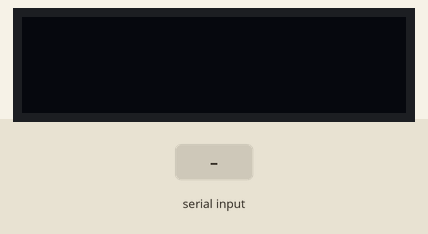
Simulated run of this sketch. Board: Arduino Uno, built with avr-gcc and run on an emulated ATmega328P. Shown: 128×32 one-colour display. The test bench sets the inputs (shaded band). The display library's start-up logo is not drawn; what the sketch prints to the serial monitor is not drawn.

Above: at 2.2 s.
2.3 s: "C" received over the second serial link
At 3.5 s:
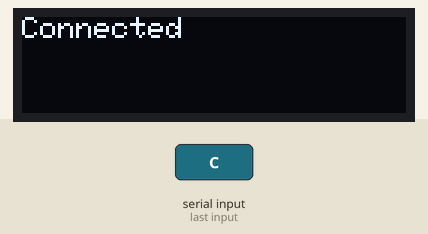
3.8 s: "A" received over the second serial link
At 4.9 s:
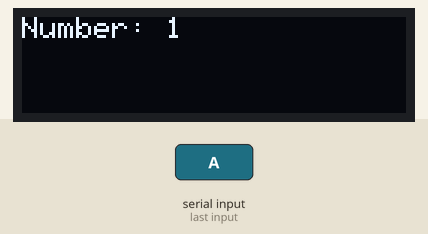
5.4 s: "?" received over the second serial link
At 6.1 s:
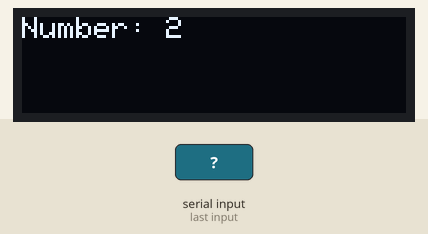
7.0 s: "1" received over the second serial link
At 8.3 s:
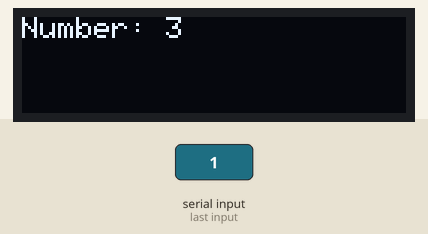
8.6 s: "0" received over the second serial link
At 9.7 s:
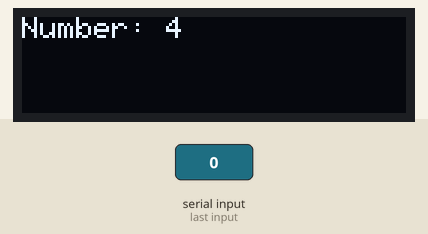
Timing chart, 0 to 11.2 s (numbered marks = the images above; inputs shaded):
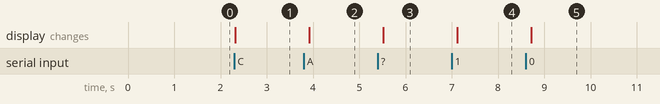

The sketch:

BLEperipheral.ino
```cpp
#include <AltSoftSerial.h>
#include <Wire.h>
#include <Adafruit_GFX.h>
#include <Adafruit_SSD1306.h>

#define SCREEN_WIDTH 128   // OLED display width, in pixels
#define SCREEN_HEIGHT 32   // OLED display height, in pixels
#define OLED_RESET    -1  // Reset pin # (or -1 if sharing Arduino reset pin)
Adafruit_SSD1306 display(SCREEN_WIDTH, SCREEN_HEIGHT, &Wire, OLED_RESET);
AltSoftSerial BTserial;

char c = ' ';
boolean NL = true;
boolean NL2 = true;
unsigned long starttime;
boolean flag = false;
int count = 0;          //for earsing commands on OLED
int count2 = 0;
int num = 0;            //for incrementing * count
void setup()
{
  Serial.begin(9600);
  set_Display();
  Serial.println("Display set");
  while (!Serial) {};
  BTserial.begin(9600);
  Serial.println("BTserial started");
}

void loop()
{


  // Read from the Bluetooth module and send to the OLED
  if (BTserial.available())
  {
    c = BTserial.read();
    Serial.write(c);
    display.write(c);
    if (!NL2) {
      display.println();
      NL2 = true;
    }
    if (c == 'A') {
      count2++;
    }
    if (c == 'C') {
      set_Dis();
      display.println("Connected");
      display.display();
      delay(150);
      starttime = millis();       //start time after it is connected
      flag = true;                //flag to send * after 1 sec
      num = 0;
    }
    if (c == '?') {
      NL2 = false;
      //display.println();
      if (count2 >= 8) {
        set_Dis();
        display.display();
        //Serial.println("cleared");
        count2 = 0;
      }
    }

    if ((millis() - starttime > 1000) && flag)      //flag for being connected
    {
      BTserial.write('*');
      starttime = millis();
      num++;
      set_Dis();
      display.print("Number: ");
      display.print(num);
      //display.print(c);
      delay(100);
      display.display();
    }

  }


  // Read from the Serial Monitor and send to the Bluetooth module
  /* if (Serial.available())
    {
       c = Serial.read();
       // do not send line end characters to the HM-10
       if (c != 10 & c != 13 )
       {
        BTserial.write(c);
       }

       // Copy the user input to the main window, as well as the Bluetooth module
       // If there is a new line print the ">" character.
       if (NL) {
        Serial.print("\r\n>");
        NL = false;
       }
       Serial.write(c);
       if (c == 'A') {
        count++;
       }
       if (c == 'C') {
        set_Dis();
        display.println("Connected");
        display.display();
        delay(150);
        starttime = millis();       //start time after it is connected
        //flag = true;                //flag to send * after 1 sec
       }
       if (c == 10) {
        //NL = true;
        display.println();
        if (count >= 4) {
          set_Dis();
          display.display();
          //Serial.println("cleared");
          count = 0;
        }
       }
       }

    }*/
}

void set_Dis() {
  display.clearDisplay();       //clears display to only print Connected
  display.setTextSize(1);        // Normal pixel scale
  display.setTextColor(WHITE);   // Draw white text
  display.setCursor(0, 0);
}

void set_Display() {
  //Set up OLED display for printing to Display
  // SSD1306_SWITCHCAPVCC = generate display voltage from 3.3V internally
  if (!display.begin(SSD1306_SWITCHCAPVCC, 0x3C)) { // Address 0x3C for 128x32
    Serial.println(F("SSD1306 allocation failed"));
    for (;;); // Don't proceed, loop forever
  }

  // Show initial display buffer contents on the screen --
  // the library initializes this with an Adafruit splash screen.
  display.display();
  delay(1000);                  // Pause for 1 seconds
  display.clearDisplay();       // Clear the buffer

  display.setTextSize(1);        // Normal pixel scale
  display.setTextColor(WHITE);   // Draw white text
  display.setCursor(0, 0);       // Start at top-left corner
  display.cp437(true);           // Use full 256 char 'Code Page 437' font
}
```

Measured:
- after the input at 2.3 s, the display: changes at once (image 1)
- after the input at 3.8 s, the display: changes after 0.12 s (image 2)
- after the input at 5.4 s, the display: changes after 0.12 s (image 3)
- after the input at 7.0 s, the display: changes after 0.12 s (image 4)
- after the input at 8.6 s, the display: changes after 0.12 s (image 5)
